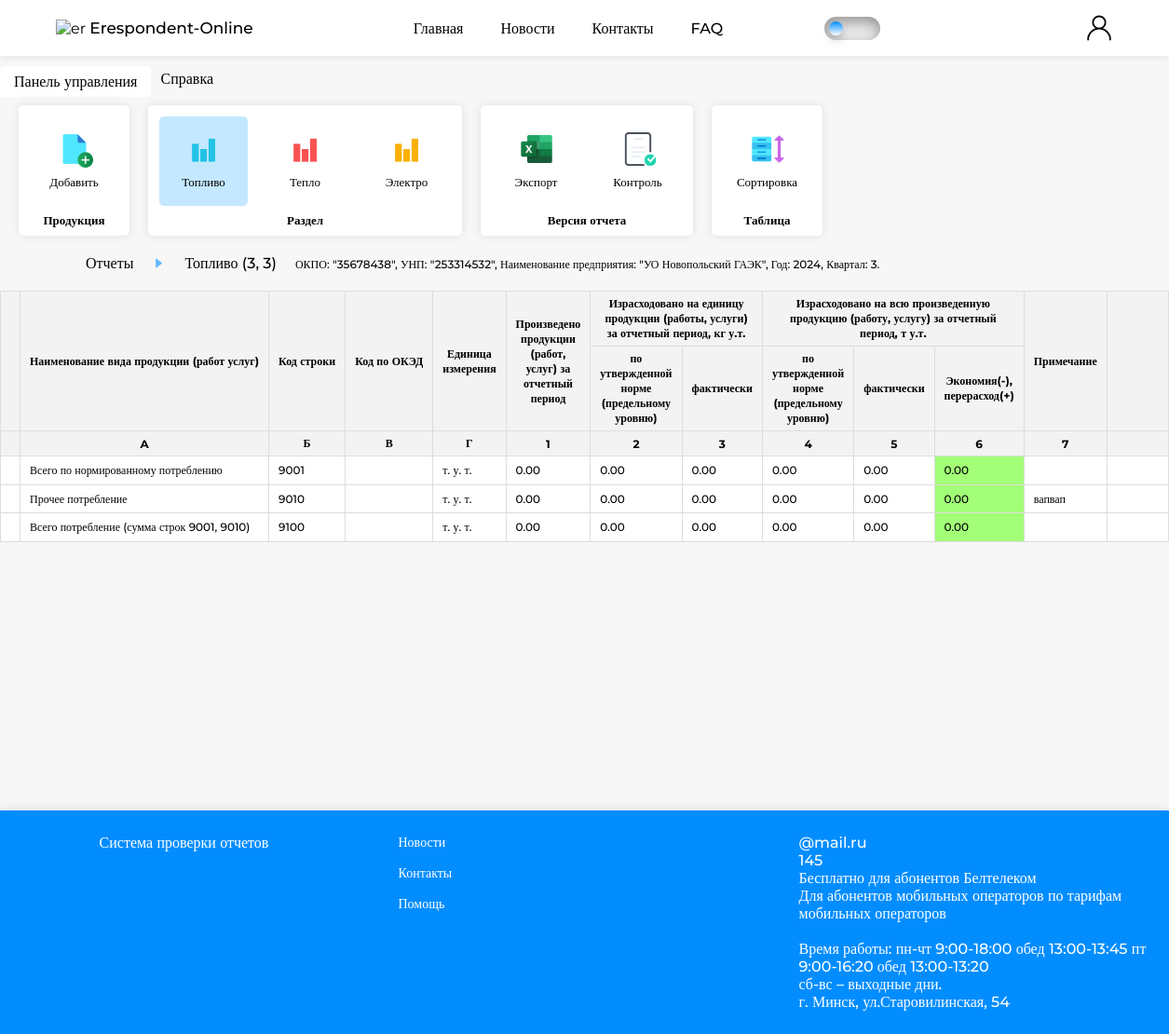
The page /report_area/fuel/3 (signed in) on the database its author committed.
### website/models.py (models this page shows)
class Report(db.Model):
    __tablename__ = 'report'
    id = db.Column(db.Integer, primary_key=True)
    okpo = db.Column(db.Integer)
    organization_name = db.Column(db.String(50))
    year = db.Column(db.Integer)
    quarter = db.Column(db.Integer)
    user_id = db.Column(db.Integer, db.ForeignKey('user.id'))
    time_of_receipt = db.Column(db.Date)
    versions = relationship('Version_report', backref='report')

class Version_report(db.Model):
    __tablename__ = 'version_report'
    id = db.Column(db.Integer, primary_key=True)
    begin_time = db.Column(db.Date, default=datetime.now())
    change_time = db.Column(db.Date)
    sent_time = db.Column(db.Date)
    status = db.Column(db.String(20))
    fio = db.Column(db.String(30))
    telephone = db.Column(db.String(20))
    email = db.Column(db.String(50))
    report_id = db.Column(db.Integer, db.ForeignKey('report.id'))
    sections = db.relationship('Sections', backref='version_report', lazy=True, cascade="all, delete-orphan")

class Organization(db.Model):
    __tablename__ = 'organization'
    id = db.Column(db.Integer, primary_key=True)
    full_name = db.Column(db.String(100))
    okpo = db.Column(db.Integer)
    ynp = db.Column(db.Integer)
    district = db.Column(db.String(50))
    city = db.Column(db.String(50))
    ministry = db.Column(db.String(50))

class Sections(db.Model):
    __tablename__ = 'sections'
    id = db.Column(db.Integer, primary_key=True)
    id_version = db.Column(db.Integer, db.ForeignKey('version_report.id'))
    id_product = db.Column(db.Integer, db.ForeignKey('DirProduct.IdProduct'))
    code_product = db.Column(db.Integer, db.ForeignKey('DirProduct.CodeProduct'))
    section_number = db.Column(db.Integer)
    Oked = db.Column(db.Integer)
    produced = db.Column(Numeric(precision=20, scale=2))
    Consumed_Quota = db.Column(Numeric(precision=20, scale=2))
    Consumed_Fact = db.Column(Numeric(precision=20, scale=2))
    Consumed_Total_Quota = db.Column(Numeric(precision=20, scale=2))
    Consumed_Total_Fact = db.Column(Numeric(precision=20, scale=2))
    total_differents = db.Column(Numeric(precision=20, scale=2))
    note = db.Column(db.String(200))
    product = relationship("DirProduct", foreign_keys=[id_product], backref="section")

class DirProduct(db.Model):
    __tablename__ = 'DirProduct'
    IdProduct = db.Column(db.Integer, primary_key = True)
    CodeProduct = db.Column(db.String(4000))
    NameProduct = db.Column(db.String(4000))
    IsFuel = db.Column(db.Boolean)
    IsHeat = db.Column(db.Boolean)
    IsElectro = db.Column(db.Boolean)
    IdUnit = db.Column(db.Integer, db.ForeignKey('DirUnit.IdUnit'))
    DateStart = db.Column(db.Date)
    DateEnd = db.Column(db.Date)
    unit = relationship("DirUnit", foreign_keys=[IdUnit], backref="products")

class DirUnit(db.Model):
    __tablename__ = 'DirUnit'
    IdUnit = db.Column(db.Integer, primary_key = True)
    CodeUnit = db.Column(db.String(4000))
    NameUnit = db.Column(db.String(4000))

### website/views.py (the view, shortened to what this page needs)
@views.route('/report_area/fuel/<int:id>')
@profile_complete
@login_required
@owner_only
def report_fuel(id):
    dirUnit = DirUnit.query.filter_by().all()
    dirProduct = DirProduct.query.filter(DirProduct.IsFuel == True, ~DirProduct.CodeProduct.in_(['9001', '9010', '9100'])).order_by(asc(DirProduct.CodeProduct)).all()
    current_version = Version_report.query.filter_by(id=id).first()
    current_report = Report.query.filter_by(id=current_version.report_id).first()
    sections = Sections.query.filter_by(id_version=current_version.id, section_number=1).all()
    sections = Sections.query.filter_by(id_version=current_version.id, section_number=1).order_by(desc(Sections.id)).all()
    return render_template('report_fuel.html',
        sections=sections,
        dirUnit=dirUnit,
        dirProduct=dirProduct,
        current_user=current_user,
        current_report=current_report,
        current_version=current_version
    )

### website/templates/report_fuel.html (shortened to what this page needs)
{% extends "base.html" %}
{% block content %}
<div class = "report-area_page">
    <div class = "report-area_menu">
        <div class="report-area_podmenu">
            <label for="tab1" class="report-area_menu-name">Панель управления</label>
            <div class="content-podmenu">
                <nav>
                    <ul>
                        <section>
                            <div class = "functions_menu">
                                <li data-action="link_addSection_modal">
                                    <img src="{{ url_for('static', filename='img/icon_new_file.png')}}" alt="">
                                    <a>Добавить</a>
                                </li>
                            </div>
                            <a class="functions_menu_name">
                                Продукция
                            </a>
                        </section>
                        <section>
                            <div class = "functions_menu">
                                <li onclick="window.location.href='/report_area/fuel/{{current_version.id}}'" class = "activefunctions_menu">
                                    <img src="{{ url_for('static', filename='img/Toplivo.png')}}" alt="">
                                    <a>Топливо</a>
                                </li>
                                <li onclick="window.location.href='/report_area/heat/{{current_version.id}}'">
                                    <img src="{{ url_for('static', filename='img/Teplo.png')}}" alt="">
                                    <a>Тепло</a>
                                </li>
                                <li onclick="window.location.href='/report_area/electro/{{current_version.id}}'"  >
                                    <img src="{{ url_for('static', filename='img/Electro.png')}}" alt="">
                                    <a>Электро</a>
                                </li>
                            </div>
                            <a class="functions_menu_name">
                                Раздел
                            </a>
                        </section>
                        <section>
                            <div class = "functions_menu">
                                <li id = "export-table-btn">
                                    <img src="{{ url_for('static', filename='img/icon_excel.png')}}" alt="">
                                    <a>Экспорт</a>
                                </li>
                                <li id="control-report-btn">
                                    <img src="{{ url_for('static', filename='img/icon_control.png')}}" alt="">
                                    <a>Контроль</a>
                                </li>
                            </div>
                            <a class="functions_menu_name">
                                Версия отчета
                            </a>
                        </section>
                        <section>
                            <div class = "functions_menu">
                                <li onclick="sortTable()">
                                    <img src="{{ url_for('static', filename='img/icon_sort.png')}}" alt="">
                                    <a>Сортировка</a>
                                </li>
                            </div>
                            <a class="functions_menu_name">
                                Таблица
                            </a>
                        </section>
                    </ul>
                </nav>
            </div>
        </div>
        <div class="report-area_podmenu">
            <label for="tab2" class="report-area_menu-name">Справка</label>
        </div>
    </div>
    <div class = "rotation-fromareas" >
        <div class = "rotation-fromareas_info">
            <span>
                <a class = "hover_a" href="/report_area">Отчеты</a>
            </span>
            <span>
                <img class = "img_black" src="{{ url_for('static', filename='img/icon_arroy.png')}}" alt="">
            </span>
            <span>
                <a>Топливо ({{current_report.id}}, {{current_version.id}})</a>
            </span>
            <span>
                <a style = "font-size: 12px;">ОКПО: "{{current_report.okpo}}",
                    УНП: "{{current_user.organization.ynp}}",
                    Наименование предприятия: "{{current_report.organization_name}}",
                    Год: {{current_report.year}},
                    Квартал: {{current_report.quarter}}. </a>
            </span>
        </div>
    </div>
    <div class = "report-area">
        <table class = "table_report-area">
            <thead class="order-table_titels">
                <tr>
                    <th class="resizable" rowspan="2"></th>
                    <th class="resizable" style = "white-space: nowrap;" rowspan="2">Наименование вида продукции (работ услуг)<div class="resizer"></div></th>
                    <th class="resizable" rowspan="2" style = "white-space: nowrap;">Код строки<div class="resizer"></div></th>
                    <th class="resizable" rowspan="2" style = "white-space: nowrap;">Код по ОКЭД<div class="resizer"></div></th>
                    <th class="resizable" rowspan="2">Единица измерения<div class="resizer"></div></th>
                    <th class="resizable" rowspan="2">Произведено продукции (работ, услуг) за отчетный период<div class="resizer"></div></th>
                    <th class="resizable" colspan="2">Израсходовано на единицу продукции (работы, услуги) за отчетный период, кг у.т.<div class="resizer"></div></th>
                    <th class="resizable" colspan="3">Израсходовано на всю произведенную продукцию (работу, услугу) за отчетный период, т у.т.<div class="resizer"></div></th>
                    <th class="resizable" rowspan="2">Примечание<div class="resizer"></div></th>
                    <th rowspan="2"></th>
                </tr>
                <tr>
                    <th class="resizable">по утвержденной норме (предельному уровню)<div class="resizer"></div></th>
                    <th class="resizable">фактически<div class="resizer"></div></th>
                    <th class="resizable">по утвержденной норме (предельному уровню)<div class="resizer"></div></th>
                    <th class="resizable">фактически<div class="resizer"></div></th>
                    <th class="resizable" style = "width: 80px;">Экономия(-), перерасход(+)<div class="resizer"></div></th>
                </tr>
                <tr>
                    <th></th>
                    <th class="resizable">A<div class="resizer"></div></th>
                    <th class="resizable">Б<div class="resizer"></div></th>
                    <th class="resizable">В<div class="resizer"></div></th>
                    <th class="resizable">Г<div class="resizer"></div></th>
                    <th class="resizable">1<div class="resizer"></div></th>
                    <th class="resizable">2<div class="resizer"></div></th>
                    <th class="resizable">3<div class="resizer"></div></th>
                    <th class="resizable">4<div class="resizer"></div></th>
                    <th class="resizable">5<div class="resizer"></div></th>
                    <th class="resizable">6<div class="resizer"></div></th>
                    <th class="resizable">7<div class="resizer"></div></th>
                    <th rowspan="2"></th>
                </tr>
            </thead>
            <tbody>
                {% for row in sections %}
                <tr class = "section_row" data-id="{{ row.id }}" >
                    <td>
                    </td>
                    <td>
                        <input
                            class = "product-name_fuel"
                            type = "text"
                            value = "{{ row.product.NameProduct }}"
                            readonly
                        >
                    </td>
                    <td>
                        <input
                            name = "code_product"
                            value = "{{ row.code_product }}"
                            readonly
                        >
                    </td>
                    <td>
                        <input
                            name = "Oked_fuel"
                            value = "{{ row.Oked }}"
                            readonly
                        >
                    </td>
                    <td>
                        <input
                            style = "white-space: nowrap; text-align: left;"
                            name = ""
                            value = "{{ row.product.unit.NameUnit }}"
                            readonly
                        >
                    </td>
                    <td>
                        <input
                            name = "produced_fuel"
                            value = "{{ row.produced }}"
                            readonly
                        >
                    </td>
                    <td>
                        <input
                            name = "Consumed_Quota_fuel"
                            value = "{{ row.Consumed_Quota }}"
                            readonly
                        >
                    </td>
                    <td>
                        <input
                            name = "Consumed_Fact_fuel"
                            value = "{{ row.Consumed_Fact }}"
                            readonly
                        >
                    </td>
                    <td>
                        <input
                            name = "Consumed_Total_Quota_fuel"
                            value = "{{ row.Consumed_Total_Quota }}"
                            readonly
                        >
                    </td>
                    <td>
                        <input
                            name = "Consumed_Total_Fact_fuel"
                            value = "{{ row.Consumed_Total_Fact }}"
                            readonly
                        >
                    </td>
                    {% if row.total_differents is not none and (row.total_differents < 0.0 or row.total_differents == 0.00) %}
                        <td style="background-color: #a2ff77;">
                            <input
                                style="background-color: #a2ff77; color: black;"
                                name="row_total_differents"
                                value="{{ row.total_differents }}"
                                readonly
                            >
                        </td>
                    {%endif%}
                    <td>
                        <input
                            name = "note_fuel"
                            value = "{{ row.note }}"
                            readonly
                        >
                    </td>
                    <td colspan="2"></td>
                </tr>
                {%endfor%}
            </tbody>
        </table>
    </div>
</div>
{% endblock %}

### rows shown on the page
Report: id "3", okpo "35678438", organization_name "УО Новопольский ГАЭК", year "2024", quarter "3"
Version_report: id "3"
Organization: organization.ynp "253314532"
Sections: product.NameProduct "Всего по нормированному потреблению", code_product "9001", product.unit.NameUnit "т. у. т.", produced_fuel "0.00", Consumed_Quota_fuel "0.00", Consumed_Fact_fuel "0.00", Consumed_Total_Quota_fuel "0.00", Consumed_Total_Fact_fuel "0.00", row_total_differents "0.00"
Sections: product.NameProduct "Прочее потребление", code_product "9010", product.unit.NameUnit "т. у. т.", produced_fuel "0.00", Consumed_Quota_fuel "0.00", Consumed_Fact_fuel "0.00", Consumed_Total_Quota_fuel "0.00", Consumed_Total_Fact_fuel "0.00", row_total_differents "0.00", note_fuel "вапвап"
Sections: product.NameProduct "Всего потребление (сумма строк 9001, 9010)", code_product "9100", product.unit.NameUnit "т. у. т.", produced_fuel "0.00", Consumed_Quota_fuel "0.00", Consumed_Fact_fuel "0.00", Consumed_Total_Quota_fuel "0.00", Consumed_Total_Fact_fuel "0.00", row_total_differents "0.00"
